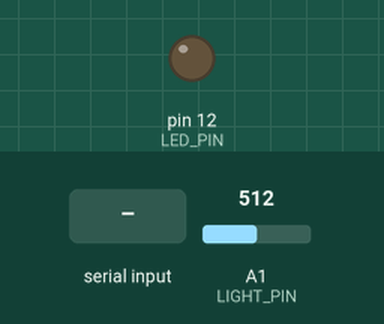
A sketch run on a simulated Arduino Uno, built with avr-gcc and run on an emulated ATmega328P. Shown: output pins drawn as LEDs (lit = HIGH). The test bench sets the inputs (shaded band); at power-on: A1 (LIGHT_PIN) = 512.

Above: at 1.2 s.
1.3 s: "1" received over the second serial link
At 1.9 s:
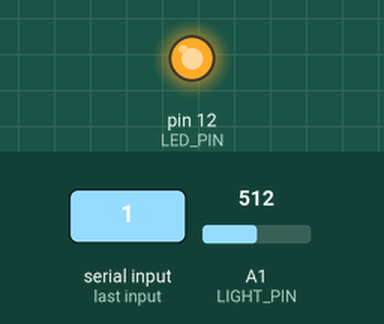
2.8 s: "0" received over the second serial link
At 3.1 s:
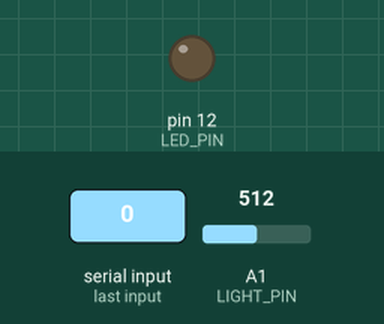
Timing chart, 0 to 5.8 s (numbered marks = the images above; inputs shaded):
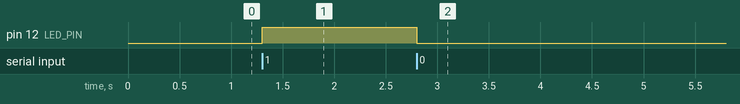

The sketch:

Challenge05_TwoWay.ino
```cpp
// Complete example solution for Lesson18, challenge 05.
#include <SoftwareSerial.h>
SoftwareSerial bluetooth(2, 3);
const int LED_PIN = 12, LIGHT_PIN = A1;
void setup() {
  pinMode(LED_PIN, OUTPUT);
  bluetooth.begin(9600);
}
void loop() {
  static unsigned long sentAt = 0;
  if (millis()-sentAt >= 1000) {
    sentAt = millis();
    bluetooth.print("Light: ");
    bluetooth.println(analogRead(LIGHT_PIN));
  }
  if (bluetooth.available()) {
    char c = bluetooth.read();
    if (c == '1') digitalWrite(LED_PIN, HIGH);
    else if (c == '0') digitalWrite(LED_PIN, LOW);
  }
}
```

Measured:
- after the input at 1.3 s, pin 12 (LED_PIN): LOW → HIGH at once
- after the input at 2.8 s, pin 12 (LED_PIN): HIGH → LOW at once
